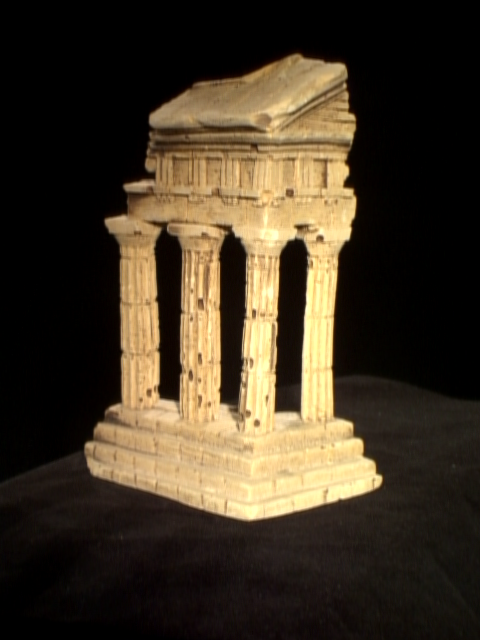
%> input picture EpipolarGeometry/temple_im1.png, 480 x 640 px
$ octave --eval "Assignment5_EpipolarGeometry;"   (GNU Octave 9; MATLAB toolbox functions it lacks are replaced by stand-ins)
%> lines starting %> are read from the running program, lines starting %| are printed output that depends on the picture
function Assignment5_EpipolarGeometry()
  clc, clear all, close all
  % Load VLFEAT
  run vlfeat-0.9.16/toolbox/vl_setup;
%> (this line was passed over: vl_setup is not available in this run)
  % Load images
  im1 = imread('temple_im1.png');
%> im1 is the input picture: size 640x480x3 uint8; mean R, G, B 65.3, 53.9, 37.1
  im2 = imread('temple_im2.png');
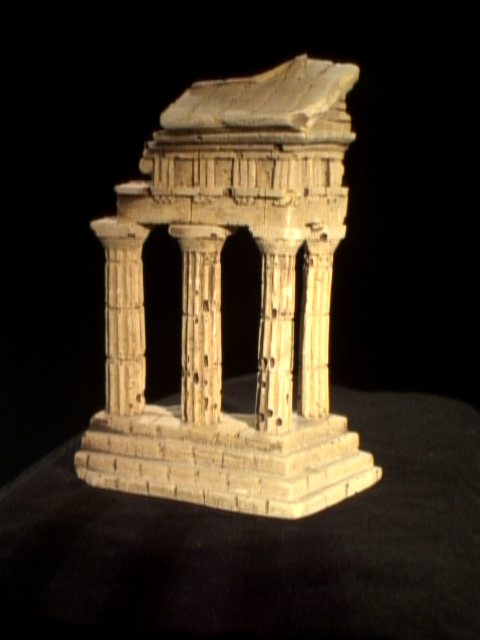
%> input picture EpipolarGeometry/temple_im2.png, 480 x 640 px
%> im2 is the input picture: size 640x480x3 uint8; mean R, G, B 60.7, 49.2, 33.3
  singleIm1 = single(rgb2gray(im1));
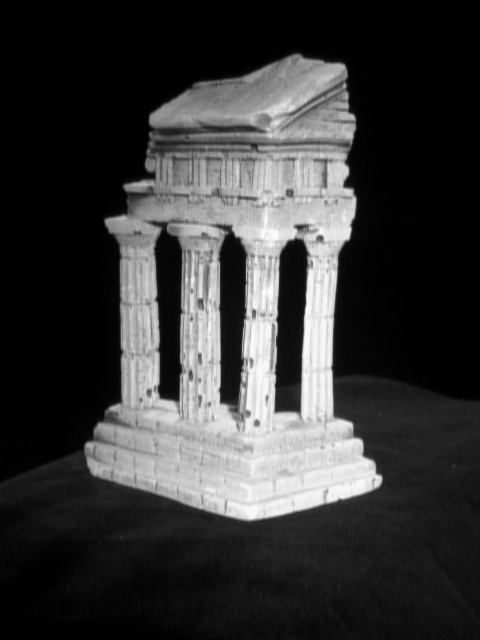
%> singleIm1: size 640x480 single; min 0, max 250, mean 55.4
  singleIm2 = single(rgb2gray(im2));
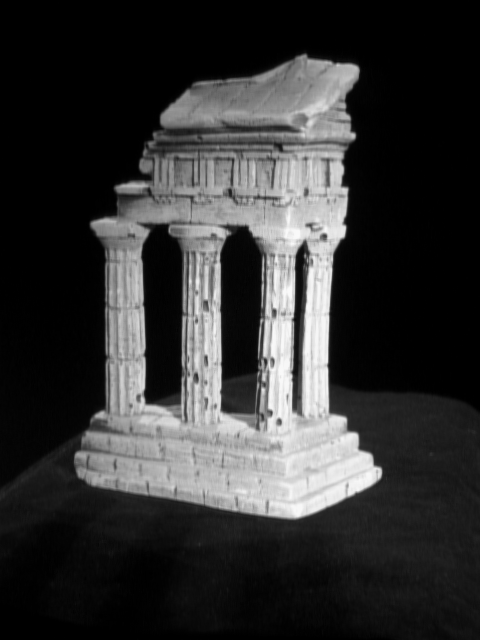
%> singleIm2: size 640x480 single; min 0, max 250, mean 50.8
  % Extract SIFT keypoints & descriptors for images 1 & 2
%> (the run ends here)
